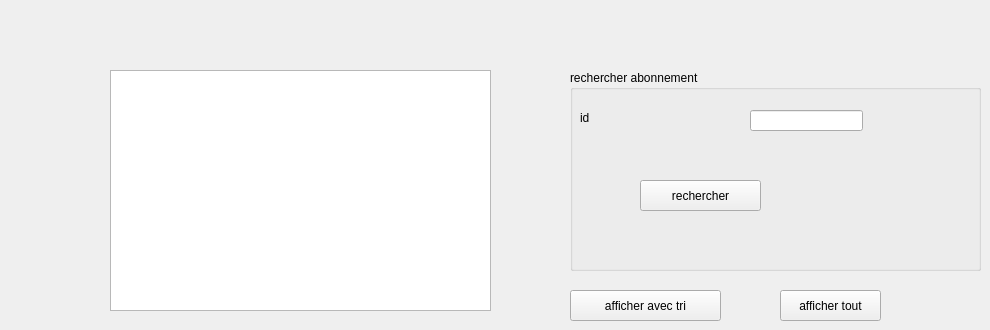
      <widget class="QWidget" name="tab_24">
       <attribute name="title">
        <string>afficher abonnement</string>
       </attribute>
       <widget class="QTableView" name="tableView_8">
        <property name="geometry">
         <rect>
          <x>110</x>
          <y>70</y>
          <width>381</width>
          <height>241</height>
         </rect>
        </property>
       </widget>
       <widget class="QGroupBox" name="groupBox_27">
        <property name="geometry">
         <rect>
          <x>570</x>
          <y>70</y>
          <width>411</width>
          <height>201</height>
         </rect>
        </property>
        <property name="title">
         <string>rechercher abonnement</string>
        </property>
        <widget class="QLabel" name="label_79">
         <property name="geometry">
          <rect>
           <x>10</x>
           <y>40</y>
           <width>71</width>
           <height>16</height>
          </rect>
         </property>
         <property name="text">
          <string>id</string>
         </property>
        </widget>
        <widget class="QLineEdit" name="id_supp_per_11">
         <property name="geometry">
          <rect>
           <x>180</x>
           <y>40</y>
           <width>113</width>
           <height>21</height>
          </rect>
         </property>
        </widget>
        <widget class="QPushButton" name="pushButton_36">
         <property name="geometry">
          <rect>
           <x>70</x>
           <y>110</y>
           <width>121</width>
           <height>31</height>
          </rect>
         </property>
         <property name="text">
          <string>rechercher</string>
         </property>
        </widget>
       </widget>
       <widget class="QPushButton" name="pushButton_39">
        <property name="geometry">
         <rect>
          <x>570</x>
          <y>290</y>
          <width>151</width>
          <height>31</height>
         </rect>
        </property>
        <property name="text">
         <string>afficher avec tri</string>
        </property>
       </widget>
       <widget class="QPushButton" name="pushButton_43">
        <property name="geometry">
         <rect>
          <x>780</x>
          <y>290</y>
          <width>101</width>
          <height>31</height>
         </rect>
        </property>
        <property name="text">
         <string>afficher tout</string>
        </property>
       </widget>
      </widget>
